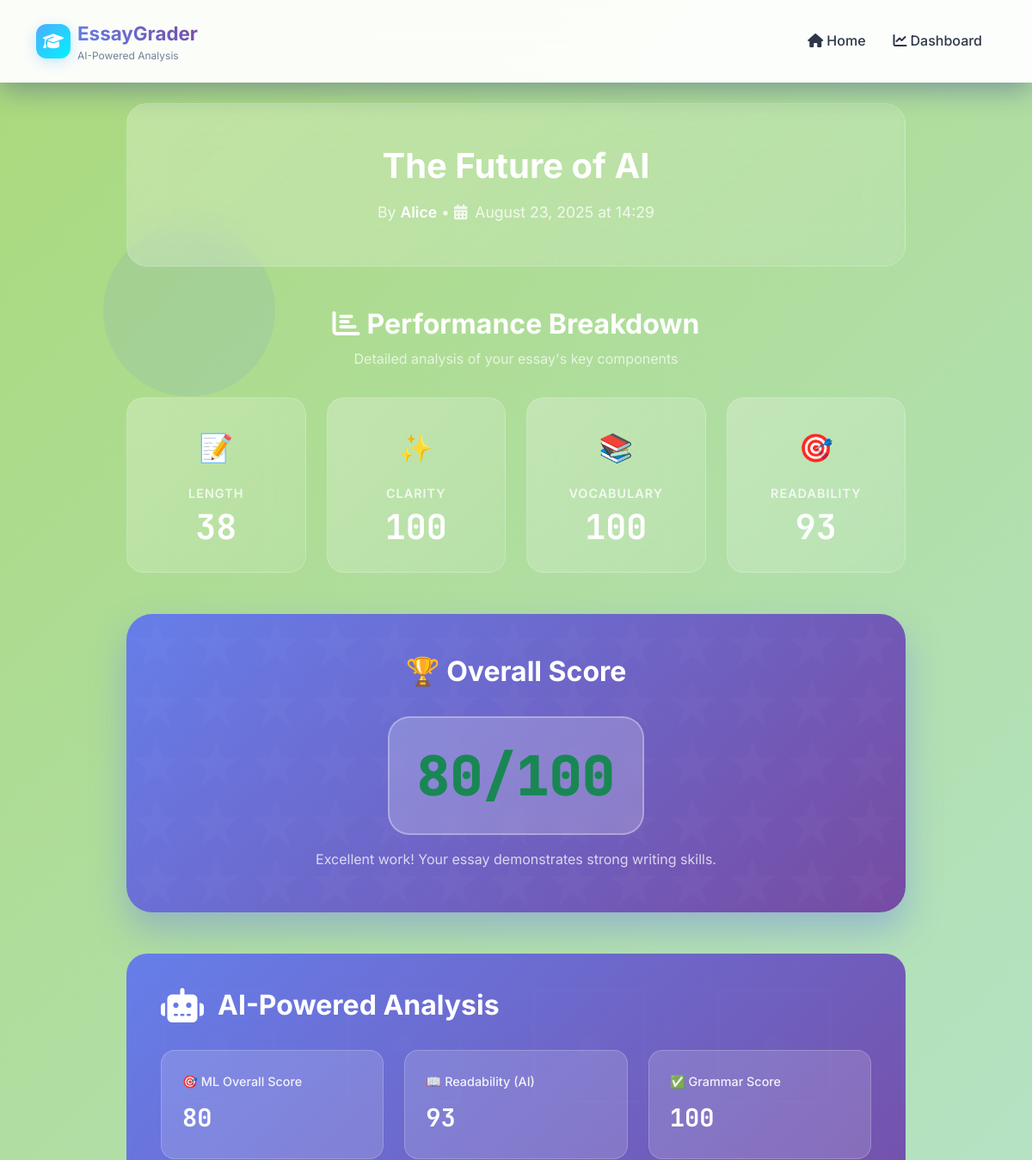
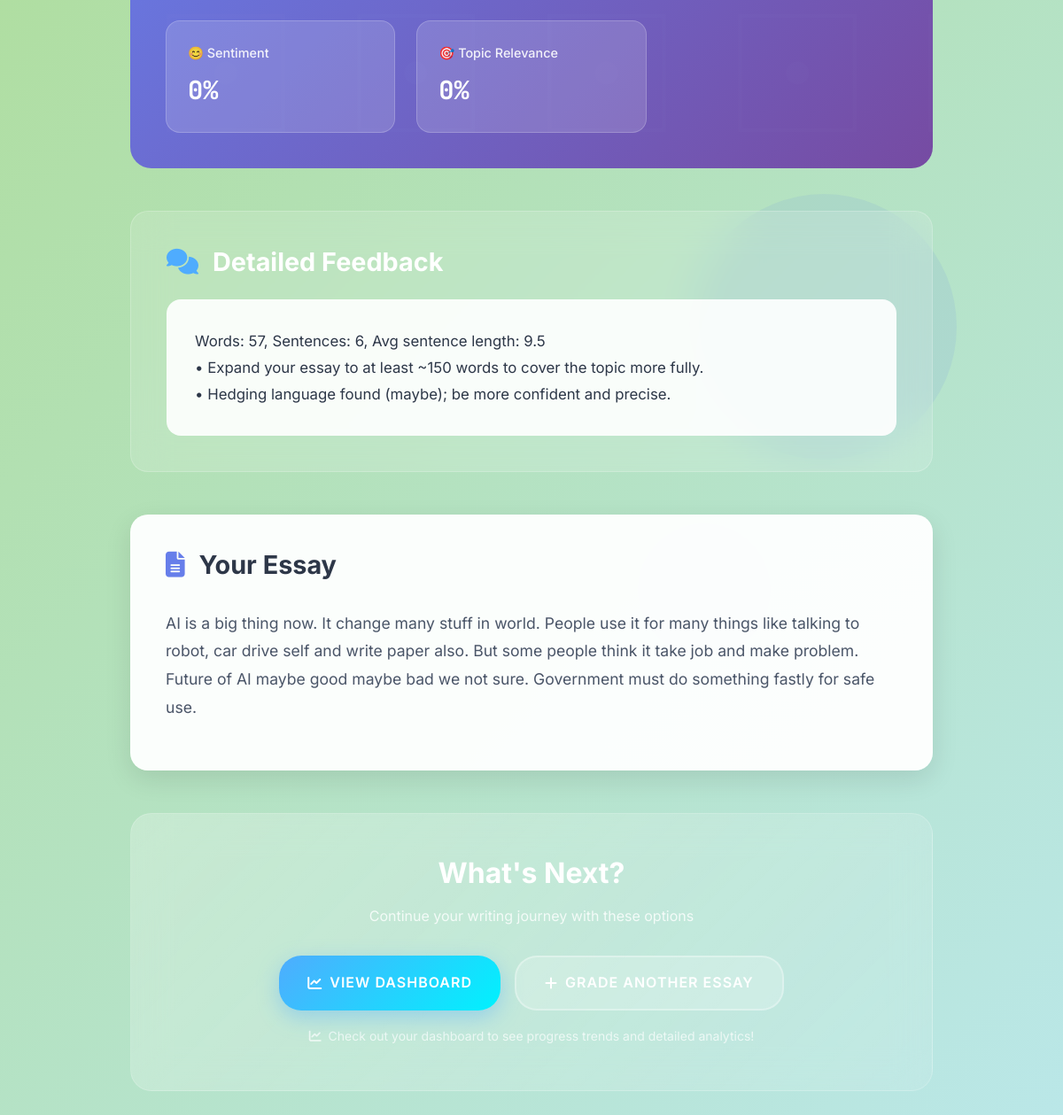
The app's page /essay/9/ with its own data (2 pictures, top to bottom).
### essays/models.py (models this page shows, shortened)
class Essay(models.Model):
    title = models.CharField(max_length=200)
    student_name = models.CharField(max_length=100, blank=True, null=True)
    content = models.TextField()
    score_length = models.FloatField(default=0)
    score_clarity = models.FloatField(default=0)
    score_vocabulary = models.FloatField(default=0)
    score_readability = models.FloatField(default=0)
    score_overall = models.FloatField(default=0)
    feedback = models.TextField(blank=True, null=True)
    analysis = models.JSONField(default=dict, blank=True, null=True)
    created_at = models.DateTimeField(auto_now_add=True)

### essays/views.py (the view)
# urls.py: path('essay/<int:pk>/', views.essay_detail, name='detail'),
def essay_detail(request, pk):
    essay = get_object_or_404(Essay, pk=pk)
    ai_analysis = {}
    text = essay.content
    try:
        ai_analysis['readability'] = readability_metrics(text).get("readability_score", 0)
    except Exception as e:
        print(f"Readability error: {e}")
        ai_analysis['readability'] = 0
    try:
        ai_analysis['sentiment'] = sentiment_score(text).get("positivity", 0)
    except Exception as e:
        print(f"Sentiment error: {e}")
        ai_analysis['sentiment'] = 0
    try:
        grammar_result = grammar_suggestions(text)
        ai_analysis['grammar'] = {
            "score": grammar_result.get("grammar_score", 0),
            "issues": [i['message'] for i in grammar_result.get("issues", [])]
        }
    except Exception as e:
        print(f"Grammar error: {e}")
        ai_analysis['grammar'] = {"score": 0, "issues": []}
    try:
        ai_analysis['topic_relevance'] = topic_relevance(text, essay.title)
    except Exception as e:
        print(f"Topic relevance error: {e}")
        ai_analysis['topic_relevance'] = 0
    try:
        ml_overall, _ = ml_score(text)
        ai_analysis['ml_overall'] = ml_overall
    except Exception as e:
        print(f"ML score error: {e}")
        ai_analysis['ml_overall'] = essay.score_overall
    essay.analysis = ai_analysis
    return render(request, 'essays/detail.html', {'essay': essay})

### essays/ai.py (called while the page is built)
def readability_metrics(text: str) -> Dict[str, float]:
    if not text or len(text.split()) < 5:
        return {"flesch": 0.0, "grade_level": 0.0, "readability_score": 0.0}
    flesch = textstat.flesch_reading_ease(text)
    flesch_scaled = max(0, min(100, flesch))
    grade = textstat.text_standard(text, float_output=True)
    grade_scaled = 100 - max(0, min(100, (grade - 5) * (100 / 15.0)))
    readability = 0.6 * flesch_scaled + 0.4 * grade_scaled
    return {
        "flesch": round(flesch, 2),
        "grade_level": round(grade, 2),
        "readability_score": round(readability, 2),
    }

def sentiment_score(text: str) -> Dict[str, float]:
    if not text or len(text.split()) < 3:
        return {"compound": 0.0, "positivity": 50.0}
    s = _ANALYZER.polarity_scores(text)
    comp = s["compound"]
    positivity = round((comp + 1) * 50, 2)
    return {"compound": round(comp, 3), "positivity": positivity}

def topic_relevance(text: str, topic: Optional[str] = None, keywords: Optional[List[str]] = None) -> float:
    if not topic and not keywords:
        return 50.0
    target = (topic or "") + " " + (" ".join(keywords) if keywords else "")
    docs = [text, target]
    vec = TfidfVectorizer(stop_words="english", ngram_range=(1, 2), min_df=1)
    X = vec.fit_transform(docs)
    sim = cosine_similarity(X[0], X[1])[0][0]
    return round(sim * 100, 2)

def _extract_features(text: str) -> Dict[str, float]:
    words = text.split()
    sentences = [s for s in text.replace("?", ".").replace("!", ".").split(".") if s.strip()]
    uniq = len(set(w.lower().strip(".,;:!?\"'()[]{}")) for w in words) if words else 0
    avg_sent_len = (len(words) / len(sentences)) if sentences else 0
    type_token_ratio = (uniq / len(words) * 100) if words else 0
    read = readability_metrics(text)
    sent = sentiment_score(text)
    gram = grammar_suggestions(text)
    return {
        "word_count": len(words),
        "avg_sentence_len": avg_sent_len,
        "type_token_ratio": type_token_ratio,
        "readability": read["readability_score"],
        "sentiment": sent["positivity"],
        "grammar": gram["grammar_score"],
        "issue_count": len(gram["issues"]),
    }

### templates/essays/detail.html (shortened to what this page needs)
{% extends 'base.html' %}
{% block content %}
<div class="container">
  <div class="row justify-content-center">
    <div class="col-lg-10">
      <div class="essay-header">
        <h1 class="essay-title">{{ essay.title }}</h1>
        <div class="essay-meta">
          <p class="mb-0">
            By <strong>{{ essay.student_name|default:'Anonymous Student' }}</strong> •
            <i class="fas fa-calendar-alt me-1"></i>
            {{ essay.created_at|date:"F d, Y \a\t H:i" }}
          </p>
        </div>
      </div>
      <div class="metrics-section">
        <div class="metrics-title">
          <h3><i class="fas fa-chart-bar me-2"></i>Performance Breakdown</h3>
          <p>Detailed analysis of your essay's key components</p>
        </div>
        <div class="row g-4">
          <div class="col-lg-3 col-md-6">
            <div class="metric-card">
              <div class="metric-icon">📝</div>
              <span class="metric-label">Length</span>
              <strong class="metric-value">{{ essay.score_length|floatformat:0 }}</strong>
            </div>
          </div>
          <div class="col-lg-3 col-md-6">
            <div class="metric-card">
              <div class="metric-icon">✨</div>
              <span class="metric-label">Clarity</span>
              <strong class="metric-value">{{ essay.score_clarity|floatformat:0 }}</strong>
            </div>
          </div>
          <div class="col-lg-3 col-md-6">
            <div class="metric-card">
              <div class="metric-icon">📚</div>
              <span class="metric-label">Vocabulary</span>
              <strong class="metric-value">{{ essay.score_vocabulary|floatformat:0 }}</strong>
            </div>
          </div>
          <div class="col-lg-3 col-md-6">
            <div class="metric-card">
              <div class="metric-icon">🎯</div>
              <span class="metric-label">Readability</span>
              <strong class="metric-value">{{ essay.score_readability|floatformat:0 }}</strong>
            </div>
          </div>
        </div>
      </div>
      <div class="overall-score-section">
        <div class="overall-score-card">
          <h3 class="overall-score-title">🏆 Overall Score</h3>
          <div class="overall-score-badge {% if essay.score_overall >= 80 %}text-success{% elif essay.score_overall >= 60 %}text-warning{% else %}text-danger{% endif %}">
            {{ essay.score_overall|floatformat:0 }}/100
          </div>
          <p class="mb-0 opacity-75">
            {% if essay.score_overall >= 80 %}
              Excellent work! Your essay demonstrates strong writing skills.
            {% elif essay.score_overall >= 60 %}
              Good effort! There's room for improvement in some areas.
            {% else %}
              Keep practicing! Focus on the feedback below to improve.
            {% endif %}
          </p>
        </div>
      </div>
      <div class="ai-analysis-section">
        <h4 class="ai-analysis-title">
          <i class="fas fa-robot"></i>
          AI-Powered Analysis
        </h4>
        <div class="ai-metrics">
          <div class="ai-metric">
            <div class="ai-metric-label">🎯 ML Overall Score</div>
            <div class="ai-metric-value">{{ essay.analysis.ml_overall|default:"N/A"|floatformat:0 }}</div>
          </div>
          <div class="ai-metric">
            <div class="ai-metric-label">📖 Readability (AI)</div>
            <div class="ai-metric-value">{{ essay.analysis.readability|default:essay.score_readability|floatformat:0 }}</div>
          </div>
          <div class="ai-metric">
            <div class="ai-metric-label">✅ Grammar Score</div>
            <div class="ai-metric-value">{{ essay.analysis.grammar.score|default:"N/A" }}</div>
          </div>
          <div class="ai-metric">
            <div class="ai-metric-label">😊 Sentiment</div>
            <div class="ai-metric-value">{{ essay.analysis.sentiment|floatformat:0 }}%</div>
          </div>
          <div class="ai-metric">
            <div class="ai-metric-label">🎯 Topic Relevance</div>
            <div class="ai-metric-value">{{ essay.analysis.topic_relevance|floatformat:0 }}%</div>
          </div>
        </div>
      </div>
      <div class="feedback-section">
        <h4 class="feedback-title">
          <i class="fas fa-comments"></i>
          Detailed Feedback
        </h4>
        <div class="feedback-content">{{ essay.feedback }}</div>
      </div>
      <div class="essay-content-section">
        <h4 class="essay-content-title">
          <i class="fas fa-file-text"></i>
          Your Essay
        </h4>
        <div class="essay-text">{{ essay.content|linebreaks }}</div>
      </div>
      <div class="action-section">
        <h4 class="action-title">What's Next?</h4>
        <p class="action-subtitle">Continue your writing journey with these options</p>
        <div class="action-buttons">
          <a href="{% url 'essays:dashboard' %}" class="btn-action btn-primary-action">
            <i class="fas fa-chart-line"></i>
            View Dashboard
          </a>
          <a href="{% url 'essays:index' %}" class="btn-action btn-secondary-action">
            <i class="fas fa-plus"></i>
            Grade Another Essay
          </a>
        </div>
        <p class="mt-3 mb-0" style="color: rgba(255, 255, 255, 0.7);">
          <small>
            <i class="fas fa-chart-line me-1"></i>
            Check out your dashboard to see progress trends and detailed analytics!
          </small>
        </p>
      </div>
    </div>
  </div>
</div>
{% endblock %}

### static/styles.css (style rules this page uses)
:root { --primary-gradient: linear-gradient(135deg, #667eea 0%, #764ba2 100%); --secondary-gradient: linear-gradient(135deg, #f093fb 0%, #f5576c 100%); --success-gradient: linear-gradient(135deg, #4facfe 0%, #00f2fe 100%); --warning-gradient: linear-gradient(135deg, #43e97b 0%, #38f9d7 100%); --danger-gradient: linear-gradient(135deg, #fa709a 0%, #fee140 100%); --dark-gradient: linear-gradient(135deg, #2c3e50 0%, #3498db 100%); --glass-bg: rgba(255, 255, 255, 0.25); --glass-border: rgba(255, 255, 255, 0.18); --glass-shadow: 0 8px 32px 0 rgba(31, 38, 135, 0.37); --text-primary: #2d3748; --text-secondary: #718096; --text-muted: #a0aec0; --border-radius: 16px; --border-radius-sm: 8px; --border-radius-lg: 24px; --transition: all 0.3s cubic-bezier(0.4, 0, 0.2, 1); --transition-fast: all 0.15s ease; }
* { box-sizing: border-box; }
body { font-family: 'Inter', -apple-system, BlinkMacSystemFont, 'Segoe UI', Roboto, sans-serif; background: linear-gradient(135deg, #aad97b 0%, #bae7e8 100%); color: var(--text-primary); line-height: 1.6; overflow-x: hidden; min-height: 100vh; position: relative; }
a { color: #4299e1; text-decoration: none; transition: var(--transition); }

### records on screen
Essay: title "The Future of AI", student_name "Alice", created_at "August 23, 2025 at 14:29", score_length "38", score_clarity "100", score_vocabulary "100", score_readability "93", score_overall "80", analysis.ml_overall "80", analysis.readability "93", analysis.grammar.score "100", analysis.sentiment "0", analysis.topic_relevance "0", feedback "Words: 57, Sentences: 6, Avg sentence length: 9.5 • Expand your essay to at least ~150 words to cover the topic more fully. • Hedging language found (maybe); be more confident and precise.", content "AI is a big thing now. It change many stuff in world. People use it for many things like talking to robot, car drive self and write paper also. But some people think it take job and make problem. Future of AI maybe good maybe bad we not sure. Government must do something fastly for safe use."
